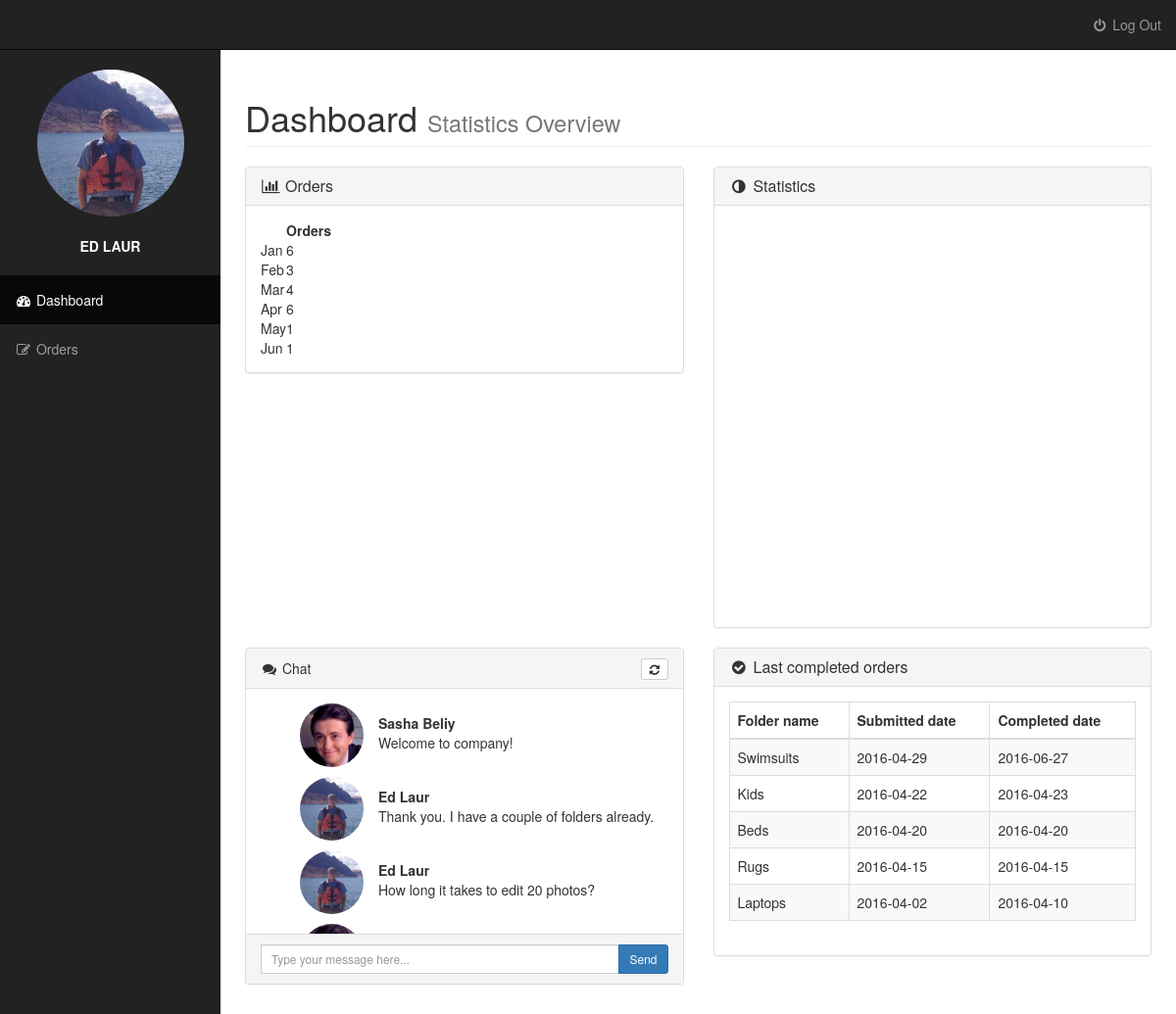
The page /web/clientViewDash.php (signed in) on the database its author committed.
### tables this page shows
CREATE TABLE IF NOT EXISTS `clients` (
  `client_id` int(11) NOT NULL AUTO_INCREMENT,
  `client_name` varchar(45) DEFAULT NULL,
  `client_surname` varchar(45) DEFAULT NULL,
  `client_date` varchar(45) DEFAULT NULL,
  `client_firm` varchar(45) DEFAULT NULL,
  PRIMARY KEY (`client_id`)
);

CREATE TABLE IF NOT EXISTS `messages` (
  `message_id` int(11) NOT NULL AUTO_INCREMENT,
  `message_sender` varchar(45) NOT NULL,
  `message_receiver` varchar(45) NOT NULL,
  `message_text` text NOT NULL,
  `message_date` datetime NOT NULL,
  PRIMARY KEY (`message_id`)
);

CREATE TABLE IF NOT EXISTS `assigns` (
  `assign_id` int(11) NOT NULL AUTO_INCREMENT,
  `order_id` int(11) NOT NULL,
  `worker_id` int(11) NOT NULL,
  `assign_done` int(11) DEFAULT '0',
  `assign_completed` date DEFAULT NULL,
  PRIMARY KEY (`assign_id`)
);

CREATE TABLE IF NOT EXISTS `orders` (
  `order_id` int(11) NOT NULL AUTO_INCREMENT,
  `client_id` varchar(45) NOT NULL,
  `order_folder` varchar(45) NOT NULL,
  `order_submitted` date NOT NULL,
  `order_due` varchar(45) NOT NULL,
  `order_photos` varchar(45) NOT NULL,
  `order_status` varchar(45) NOT NULL,
  PRIMARY KEY (`order_id`)
);

### web/clientViewDash.php (the view, shortened to what this page needs)
<?php include '../resources/include/header.php';?>
<link rel="stylesheet" href="../resources/css/bootstrap.min.css">
<link rel="stylesheet" href="../resources/css/sb-admin.css">
<link rel="stylesheet" href="../resources/font-awesome/css/font-awesome.min.css">
<div id="wrapper">
  <nav class="navbar navbar-inverse navbar-fixed-top " role="navigation">
    <ul class="nav navbar-right top-nav">
      <li>
        <a href="logout.php"><i class="fa fa-fw fa-power-off"></i> Log Out</a>
      </li>
    </ul>
    <div class="collapse navbar-collapse navbar-ex1-collapse">
      <ul class="nav navbar-nav side-nav ">
<?php
$query=mysqli_query($dbhandle,"select * from clients where client_id='".$_SESSION["user_id"]."'") or die(mysql_error());
$res=mysqli_fetch_assoc($query);
if($res)
{
 ?>
        <li style="text-align: center; float:none;">
          <img src="../resources/images/<?php echo $res['client_name'].$res['client_surname'].".png";?>" alt="image" class="img-circle" style="width: 150px; height: 150px; margin: 20px 0 0 0; ">
        </li>
        <li style="text-align: center; float:none; color:#fff; margin: 20px 0 20px 0; " ><b><?php echo strtoupper($res['client_name']) ." "; echo strtoupper($res['client_surname']) ;?></b></li>
        <?php } ;?>
        <li class='active'>
          <a href="clientViewDash.php"><i class="fa fa-fw fa-dashboard"></i> Dashboard</a>
        </li>
        <li>
          <a href="clientViewOrders.php"><i class="fa fa-fw  fa-edit"></i> Orders </a>
        </li>
      </ul>
    </div>
  </nav>
  <div id="page-wrapper">
    <div class="container-fluid">
      <div class="row">
        <div class="col-lg-12">
          <h1 class="page-header">
            Dashboard <small>Statistics Overview</small>
          </h1>
        </div>
      </div>
      <div class="row">
        <div class="col-lg-6">
          <div class="panel panel-default">
            <div class="panel-heading">
              <h3 class="panel-title"><i class="fa fa-bar-chart-o fa-fw"></i> Orders</h3>
            </div>
            <div class="panel-body" id="chart2">
              <table id="datatable2" style="display: block;">
                <thead>
                  <tr>
                    <th></th>
                    <th>Orders</th>
                  </tr>
                </thead>
                <tbody>
                  <?php
                  $selectbymonths="SELECT ".
                    "IF (MONTH(order_submitted)='01', 'Jan', ".
                    "IF (MONTH(order_submitted)='02', 'Feb', ".
                    "IF (MONTH(order_submitted)='03', 'Mar', ".
                    "IF (MONTH(order_submitted)='04', 'Apr', ".
                    "IF (MONTH(order_submitted)='05', 'May', ".
                    "IF (MONTH(order_submitted)='06', 'Jun', ".
                    "IF (MONTH(order_submitted)='07', 'Jul', ".
                    "IF (MONTH(order_submitted)='08', 'Aug', ".
                    "IF (MONTH(order_submitted)='09', 'Sep', ".
                    "IF (MONTH(order_submitted)='10', 'Oct', ".
                    "IF (MONTH(order_submitted)='11', 'Nov', ".
                    "IF (MONTH(order_submitted)='12', 'Dec','OTHER'))))))))))) ".
                    ") AS Month, count(*) as total from orders where ".
                    "client_id= +'".$_SESSION["user_id"]."' group by MONTH(order_submitted)";
                  $query2=mysqli_query($dbhandle,$selectbymonths) or die(mysql_error());
                  while($res2 = mysqli_fetch_array($query2))
                  {
                   ?>
                   <tr>
                     <td><?= $res2['Month']; ?></td>
                     <td><?= $res2[1]; ?></td>
                   </tr>
                  <?php }; ?>
                </tbody>
              </table>
            </div>
          </div>
        </div>
        <div class="col-lg-6">
          <div class="panel panel-default">
            <div class="panel-heading">
              <h3 class="panel-title"><i class="fa  fa-adjust fa-fw"></i> Statistics  </h3>
            </div>
            <div class="panel-body" id="container">
            </div>
          </div>
        </div>
      </div>
      <div class="row">
        <div class="col-lg-6">
          <div class="chat-panel panel panel-default" >
            <div class="panel-heading">
              <i class="fa fa-comments fa-fw"></i>
              Chat
              <div class="btn-group pull-right">
                <button type="button" class="btn btn-default btn-xs " >
                <i class="fa fa-refresh fa-fw"></i>
              </div>
            </div>
            <div class="panel-body" id="mydiv" style="height: 250px; overflow:auto;">
              <ul class="chat" style="list-style-type:none">
                <?php
                $smessages="select * from messages where ".
                "message_sender='".$_SESSION["user_id"]."' OR message_receiver='".$_SESSION["user_id"]."' ORDER BY message_date";
                $query4=mysqli_query($dbhandle,$smessages) or die(mysql_error());
                while($res4 = mysqli_fetch_array($query4))
                {
                  $mrecepient="(select * from workers where worker_id=".$res4[1].
                  ") UNION (select * from clients where client_id=".$res4[1].")";
                  $query5=mysqli_query($dbhandle,$mrecepient) or die(mysql_error());
                  if($res5=mysqli_fetch_array($query5)){
                 ?>
                 <li class="left clearfix">
                  <span class="chat-img pull-left">
                    <img src="../resources/images/<?php echo $res5[1]."".$res5[2];?>.png" alt="User Avatar" class="img-circle" style="width: 65px; height: 65px; margin-right: 15px; margin-bottom: 10px">
                  </span>
                  <div class="chat-body clearfix" style="margin-top: 10px">
                    <div class="header">
                      <strong class="primary-font"><?php echo $res5[1]." ".$res5[2];?></strong>
                    </div>
                    <p>
                      <?=$res4[3];?>
                    </p>
                     </div>
                 </li>
                <?php }}; ?>
               </ul>
              </div>
              <div class="panel-footer">
                <form method="POST" action='../resources/controller/messageController.php?sender=client'>
                  <div class="input-group">
                    <input  type="text" class="form-control input-sm" placeholder="Type your message here..." name="message">
                    <span class="input-group-btn">
                      <button type='submit' class="btn btn-primary btn-sm" id="btn-chat">
                      Send
                      </button>
                    </span>
                  </div>
                </form>
              </div>
            </div>
          </div>
          <div class="col-lg-6">
            <div class="panel panel-default">
              <div class="panel-heading">
                <h3 class="panel-title"><i class="fa fa-check-circle fa-fw"></i> Last completed orders</h3>
              </div>
              <div class="panel-body">
                <div class="table-responsive">
                  <table class="table table-bordered table-hover table-striped">
                    <thead>
                      <tr>
                        <th>Folder name</th>
                        <th>Submitted date</th>
                        <th>Completed date</th>
                      </tr>
                    </thead>
                    <tbody>
                      <?php
                      $sqlrecent="select order_folder, order_submitted, assign_completed from assigns join orders ".
                                 "on assigns.order_id=orders.order_id where order_status='Done' and orders.client_id='".$_SESSION["user_id"].
                                 "' order by assign_completed desc LIMIT 5";
                      $queryn=mysqli_query($dbhandle,$sqlrecent) or die(mysql_error());
                      while($resn = mysqli_fetch_array($queryn))
                      {
                       ?>
                       <tr>
                         <td><?= $resn['order_folder']; ?></td>
                         <td><?= $resn['order_submitted']; ?></td>
                         <td><?= $resn['assign_completed']; ?></td>
                       </tr>
                      <?php }; ?>
                    </tbody>
                  </table>
                </div>
              </div>
            </div>
          </div>
        </div>
      </div>
    </div>
  </div>
<?php include '../resources/include/footer.php'; ?>

### resources/include/header.php (shortened to what this page needs)
<!DOCTYPE html>
<html>
    <head>
    </head>
    <body>

### resources/include/footer.php (shortened to what this page needs)
</body>
</html>

### resources/css/sb-admin.css (style rules this page uses)
body { margin-top: 100px; background-color: #222; }
@media (min-width:768px) { body { margin-top: 50px; } }
#wrapper { padding-left: 0; }
#page-wrapper { width: 100%; padding: 0; background-color: #fff; }
@media (min-width:768px) { #wrapper { padding-left: 225px; } }
@media (min-width:768px) { #page-wrapper { padding: 10px; } }
.top-nav { padding: 0 15px; }
.top-nav>li { display: inline-block; float: left; }
.top-nav>li>a { padding-top: 15px; padding-bottom: 15px; line-height: 20px; color: #999; }
@media (min-width:768px) { .side-nav { position: fixed; top: 51px; left: 225px; width: 225px; margin-left: -225px; border: none; border-radius: 0; overflow-y: auto; background-color: #222; bottom: 0; overflow-x: hidden; padding-bottom: 40px; } }
@media (min-width:768px) { .side-nav>li>a { width: 225px; } }

### rows shown on the page
clients: client_surname (picture), client_name "ED", client_surname "LAUR"
messages: res5 "Sasha", res5 "Beliy", message_text "Welcome to company!"
messages: res5 "Ed", res5 "Laur", message_text "Thank you. I have a couple of folders already."
messages: res5 "Ed", res5 "Laur", message_text "How long it takes to edit 20 photos?"
assigns: order.order_folder "Swimsuits", order.order_submitted "2016-04-29", assign_completed "2016-06-27"
assigns: order.order_folder "Kids", order.order_submitted "2016-04-22", assign_completed "2016-04-23"
assigns: order.order_folder "Beds", order.order_submitted "2016-04-20", assign_completed "2016-04-20"
assigns: order.order_folder "Rugs", order.order_submitted "2016-04-15", assign_completed "2016-04-15"
assigns: order.order_folder "Laptops", order.order_submitted "2016-04-02", assign_completed "2016-04-10"

### other values the page prints
$res2['Month'] "Jan"
$res2[1] "6"
$res2['Month'] "Feb"
$res2[1] "3"
$res2['Month'] "Mar"
$res2[1] "4"
$res2['Month'] "Apr"
$res2['Month'] "May"
$res2[1] "1"
$res2['Month'] "Jun"
